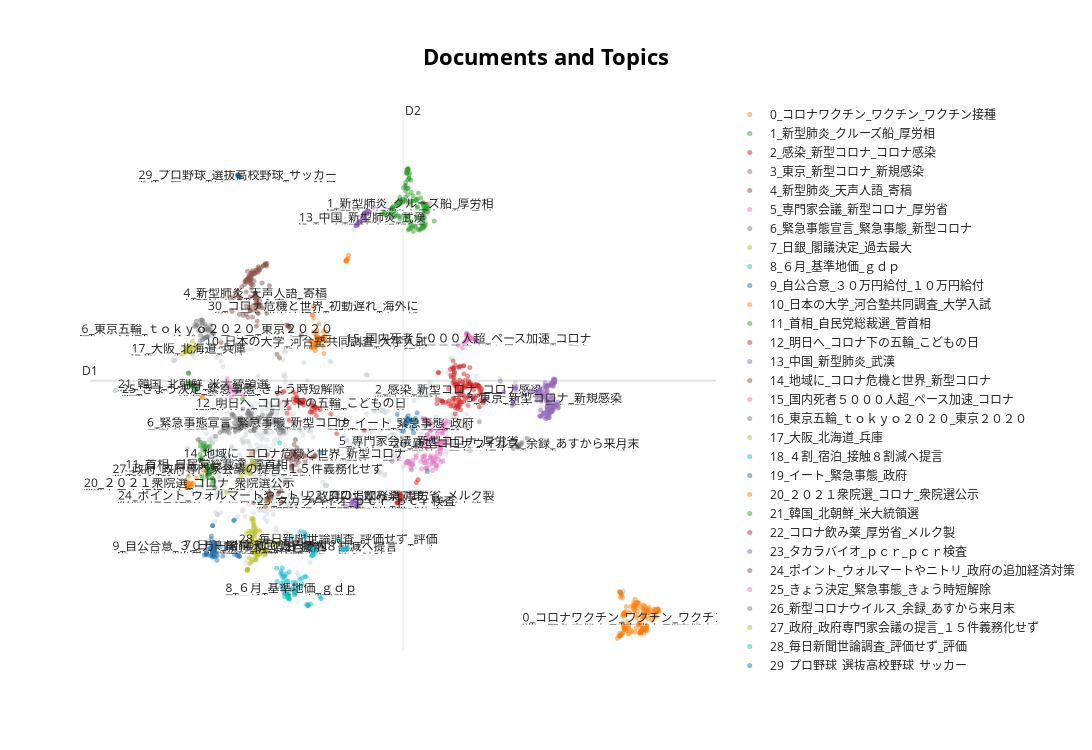

This figure's notebook cell:
### Code cell
model.model.visualize_documents(docs)
